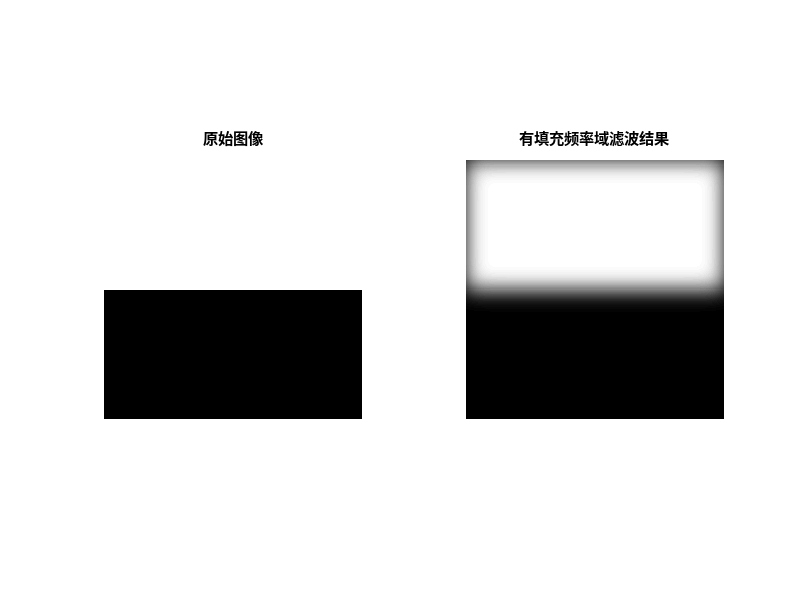
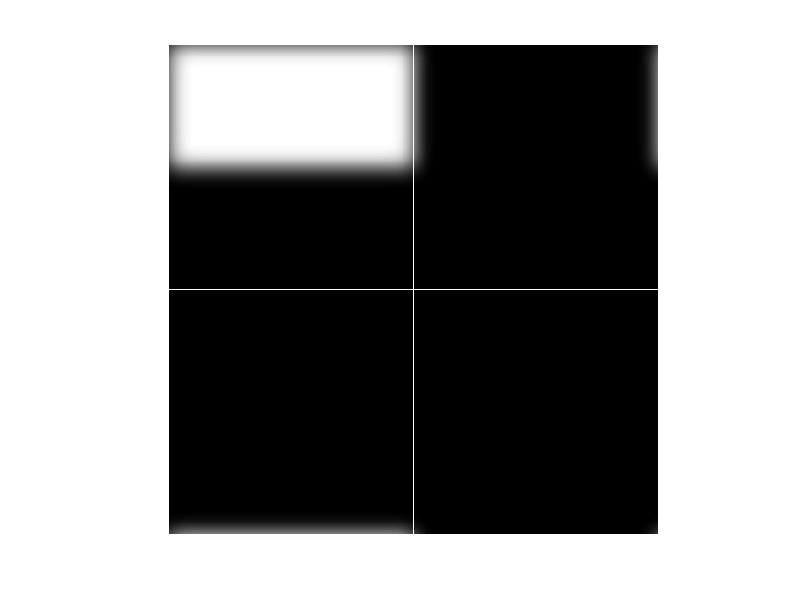

Source code (MATLAB) for these figures, in order:
clear;clc
f=zeros(256);%产生上白下黑的图像
f(1:128,:)=1;
subplot(121),imshow(f),title('原始图像');
F=fft2(f,512,512);%  填充0，使图像为原来的4倍
h=fspecial('gaussian',[512 512],10);%高斯滤波器
H=fft2(h);  
G=abs(H).*F;
g=ifft2(G);
subplot(122),imshow(g(1:256,1:256)),title('有填充频率域滤波结果');
g(:,256)=1;
g(256,:)=1;
figure,imshow(g);


